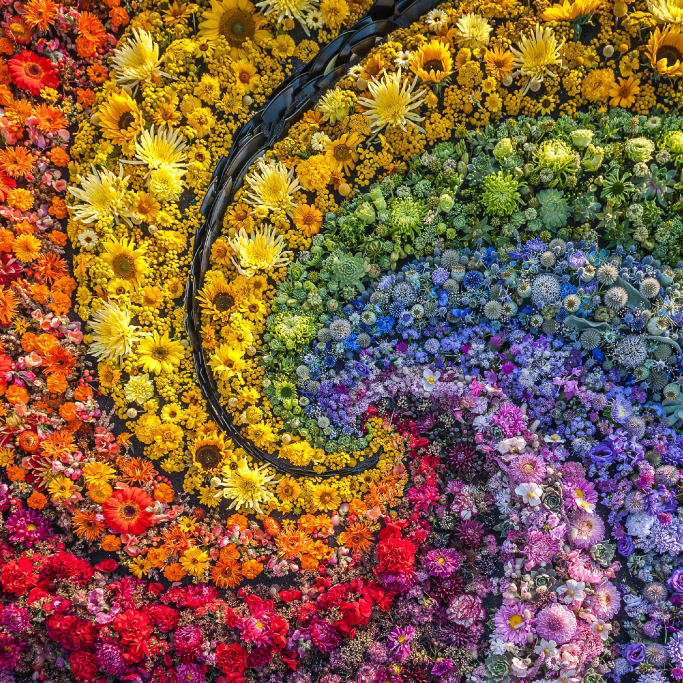
#> input picture python/get_time/testimg/61ee823881de53db68ef1785.jpg, 2048 x 2048 px (shown at 1/3 size)
$ python -i getColorSpace.py   (imports and definitions only)
#> lines starting #> are read from the running program, lines starting #| are printed output that depends on the picture
### python/tone_classification/hue_entropy/Get_Hue_Entropy/rgbhsv.py
# -*- coding: utf-8 -*-
"""
Created on Tue Nov 10 15:17:05 2020

@author: lenovo
"""

# matlab格式下rgb转hsv
def rgb2hsv(r, g, b):
    r, g, b = r / 255.0, g / 255.0, b / 255.0
    mx = max(r, g, b)
    mn = min(r, g, b)
    df = mx - mn
    if mx == mn:
        h = 0
    elif mx == r:
        if g >= b:
            h = ((g-b)/df)*60;
        else:
            h = ((g-b)/df)*60 + 360 ;

    elif mx == g:
        h = (60 * ((b - r) / df) + 120);
    elif mx == b:
        h = (60 * ((r - g) / df) + 240);
    if mx == 0:
        s = 0
    else:
        s = df / mx
    v = mx
    # H = h / 2
    #最后检查这里。必须查看这里为什么和matlab差这么多
    H = h * 0.70835;
    S = s * 255.0
    V = v * 255.0
    return H,S,V


# [25 lines of commented-out code are left out]

### python/tone_classification/hue_entropy/Get_Hue_Entropy/getColorSpace.py
# -*- coding: utf-8 -*-
"""
Created on Mon Nov  9 21:51:42 2020

@author: lenovo
"""
import math
import numpy as np

from scipy import interpolate

from tone_classification.hue_entropy.Get_Hue_Entropy import rgbhsv


def getColorSpaces(rgb):

    hsvs = [];
    r,g,b = rgb[0,0] ,rgb[1,0] , rgb[2,0];
    hsv = rgbhsv.rgb2hsv(r,g,b);
    hsv = np.array(hsv);
    hsvs.append(hsv);
    r,g,b = rgb[0,1] ,rgb[1,1] , rgb[2,1];
    hsv = rgbhsv.rgb2hsv(r,g,b);
    hsv = np.array(hsv);
    hsvs.append(hsv);
    r,g,b = rgb[0,2] ,rgb[1,2] , rgb[2,2];
    hsv = rgbhsv.rgb2hsv(r,g,b);
    hsv = np.array(hsv);
    hsvs.append(hsv);
    r,g,b = rgb[0,3] ,rgb[1,3] , rgb[2,3];
    hsv = rgbhsv.rgb2hsv(r,g,b);
    hsv = np.array(hsv);
    hsvs.append(hsv);
    r,g,b = rgb[0,4] ,rgb[1,4] , rgb[2,4];
    hsv = rgbhsv.rgb2hsv(r,g,b);
    hsv = np.array(hsv);
    hsvs.append(hsv);

    hsvs = np.array(hsvs)

    hsvs = hsvs;

    return hsvs;


>>> import cv2
>>> picture = cv2.imread('../../../get_time/testimg/61ee823881de53db68ef1785.jpg', cv2.IMREAD_GRAYSCALE)
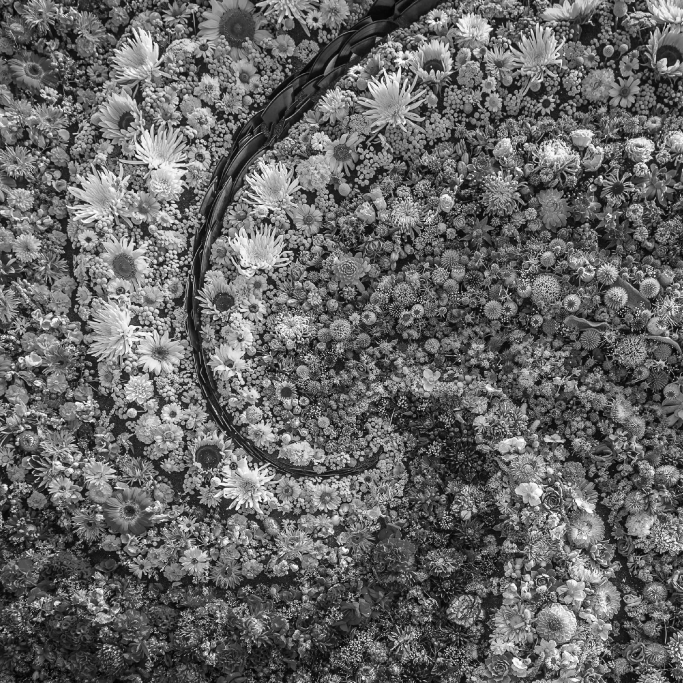
#> picture: shape (2048, 2048) (shown at 1/3 size); min 0, max 255, mean 102.1
>>> result = getColorSpaces(picture)
#> in getColorSpaces, `r,g,b = rgb[0,0] ,rgb[1,0] , rgb[2,0];`: r = 65; g = 54; b = 47
#> in rgb2hsv, `r, g, b = r / 255.0, g / 255.0, b / 255.0`: r = 0.255; g = 0.212; b = 0.184
#> in rgb2hsv, `mx = max(r, g, b)`: mx = 0.255
#> in rgb2hsv, `mn = min(r, g, b)`: mn = 0.184
#> in rgb2hsv, `df = mx - mn`: df = 0.0706
#> in rgb2hsv, `h = ((g-b)/df)*60;`: h = 23.33
#> in rgb2hsv, `s = df / mx`: s = 0.277
#> in rgb2hsv, `v = mx`: v = 0.255
#> in rgb2hsv, `H = h * 0.70835;`: H = 16.53
#> in rgb2hsv, `S = s * 255.0`: S = 70.62
#> in rgb2hsv, `V = v * 255.0`: V = 65
#> in getColorSpaces, `hsv = rgbhsv.rgb2hsv(r,g,b);`: hsv = (16.53, 70.62, 65)
#> in getColorSpaces, `hsv = np.array(hsv);`: hsv = [16.53, 70.62, 65]
#> in getColorSpaces, `r,g,b = rgb[0,1] ,rgb[1,1] , rgb[2,1];`: r = 96; g = 89; b = 86
#> in getColorSpaces, `hsv = rgbhsv.rgb2hsv(r,g,b);`: hsv = (12.75, 26.56, 96)
#> in getColorSpaces, `hsv = np.array(hsv);`: hsv = [12.75, 26.56, 96]
#> in getColorSpaces, `r,g,b = rgb[0,2] ,rgb[1,2] , rgb[2,2];`: r = 106; g = 100; b = 96
#> in getColorSpaces, `hsv = rgbhsv.rgb2hsv(r,g,b);`: hsv = (17, 24.06, 106)
#> in getColorSpaces, `hsv = np.array(hsv);`: hsv = [17, 24.06, 106]
#> in getColorSpaces, `r,g,b = rgb[0,3] ,rgb[1,3] , rgb[2,3];`: r = 121; g = 114; b = 104
#> in getColorSpaces, `hsv = rgbhsv.rgb2hsv(r,g,b);`: hsv = (25, 35.83, 121)
#> in getColorSpaces, `hsv = np.array(hsv);`: hsv = [25, 35.83, 121]
#> in getColorSpaces, `r,g,b = rgb[0,4] ,rgb[1,4] , rgb[2,4];`: r = 129; g = 126; b = 118
#> in getColorSpaces, `hsv = rgbhsv.rgb2hsv(r,g,b);`: hsv = (30.91, 21.74, 129)
#> in getColorSpaces, `hsv = np.array(hsv);`: hsv = [30.91, 21.74, 129]
#> in getColorSpaces, `hsvs = np.array(hsvs)`: hsvs = [[16.53, 70.62, 65], [12.75, 26.56, 96], [17, 24.06, 106], [25, 35.83, 121], [30.91, 21.74, 129]]
#> result has the same summary as hsvs in getColorSpaces

$ run again, on python/get_time/testimg/62c413c99876e4a1a6008352.jpg
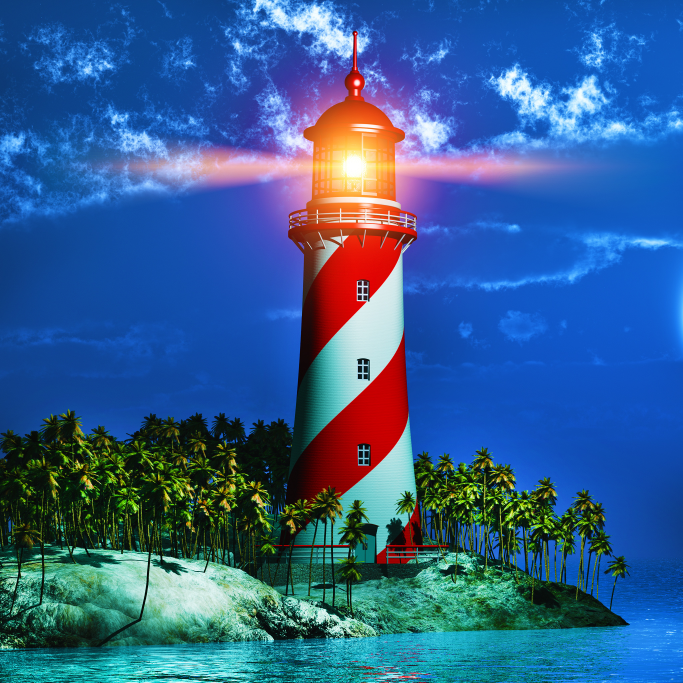
#> input picture python/get_time/testimg/62c413c99876e4a1a6008352.jpg, 2048 x 2048 px (shown at 1/3 size)
#> `picture = cv2.imread('../../../get_time/testimg/61ee823881de53db68ef17..`:
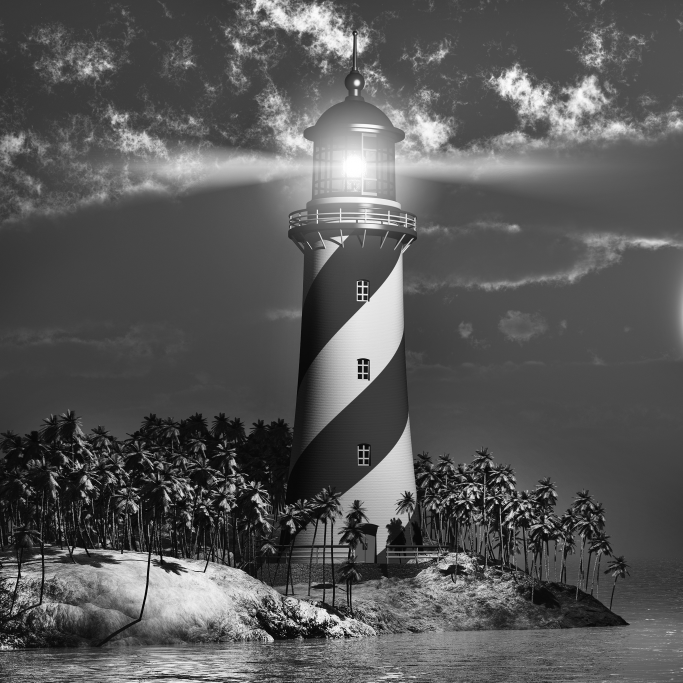
#> picture: shape (2048, 2048) (shown at 1/3 size); min 0, max 255, mean 88
#> in getColorSpaces, `r,g,b = rgb[0,0] ,rgb[1,0] , rgb[2,0];`: r = 55; g = 53; b = 55
#> in rgb2hsv, `r, g, b = r / 255.0, g / 255.0, b / 255.0`: r = 0.216; g = 0.208; b = 0.216
#> mn = 0.208
#> df = 0.00784
#> in rgb2hsv, `h = ((g-b)/df)*60 + 360 ;`: h = 300
#> s = 0.0364
#> v = 0.216
#> H = 212.5
#> S = 9.27
#> V = 55
#> in getColorSpaces, `hsv = rgbhsv.rgb2hsv(r,g,b);`: hsv = (212.5, 9.27, 55)
#> in getColorSpaces, `hsv = np.array(hsv);`: hsv = [212.5, 9.27, 55]
#> in getColorSpaces, `r,g,b = rgb[0,1] ,rgb[1,1] , rgb[2,1];`: r = 53; g = 52; b = 54
#> in getColorSpaces, `hsv = rgbhsv.rgb2hsv(r,g,b);`: hsv = (191.3, 9.44, 54)
#> in getColorSpaces, `hsv = np.array(hsv);`: hsv = [191.3, 9.44, 54]
#> in getColorSpaces, `r,g,b = rgb[0,2] ,rgb[1,2] , rgb[2,2];`: g = 53; b = 55
#> in getColorSpaces, `hsv = rgbhsv.rgb2hsv(r,g,b);`: hsv = (170, 9.27, 55)
#> in getColorSpaces, `hsv = np.array(hsv);`: hsv = [170, 9.27, 55]
#> in getColorSpaces, `r,g,b = rgb[0,3] ,rgb[1,3] , rgb[2,3];`: r = 54
#> in getColorSpaces, `hsv = rgbhsv.rgb2hsv(r,g,b);`: hsv = (191.3, 9.27, 55)
#> in getColorSpaces, `hsv = np.array(hsv);`: hsv = [191.3, 9.27, 55]
#> in getColorSpaces, `r,g,b = rgb[0,4] ,rgb[1,4] , rgb[2,4];`: b = 54
#> in getColorSpaces, `hsv = rgbhsv.rgb2hsv(r,g,b);`: hsv = (212.5, 4.72, 54)
#> in getColorSpaces, `hsv = np.array(hsv);`: hsv = [212.5, 4.72, 54]
#> hsvs = [[212.5, 9.27, 55], [191.3, 9.44, 54], [170, 9.27, 55], [191.3, 9.27, 55], [212.5, 4.72, 54]]
#> result has the same summary as hsvs in getColorSpaces

$ run again, on python/get_time/testimg/62c6c6999876e4a1a60094ee.jpg
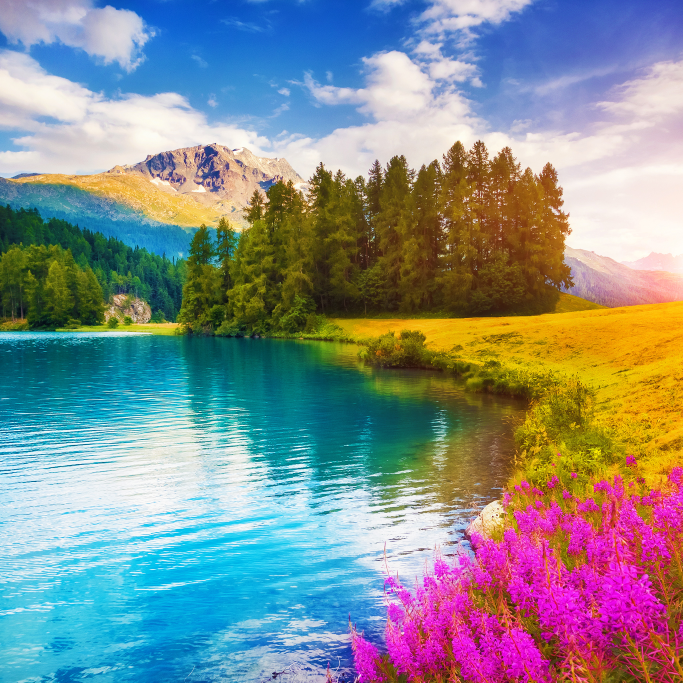
#> input picture python/get_time/testimg/62c6c6999876e4a1a60094ee.jpg, 2048 x 2048 px (shown at 1/3 size)
#> `picture = cv2.imread('../../../get_time/testimg/61ee823881de53db68ef17..`:
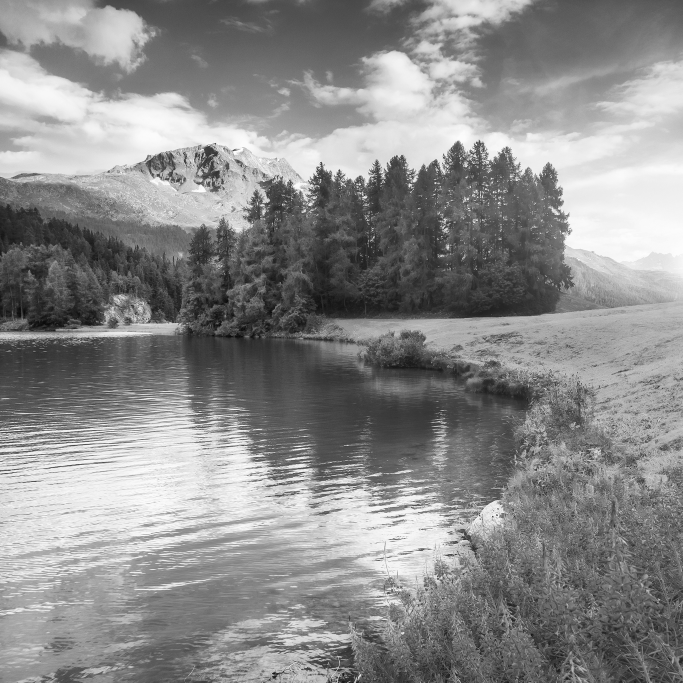
#> picture: shape (2048, 2048) (shown at 1/3 size); min 4, max 255, mean 139.1
#> in getColorSpaces, `r,g,b = rgb[0,0] ,rgb[1,0] , rgb[2,0];`: r = 139; g = 144; b = 147
#> in rgb2hsv, `r, g, b = r / 255.0, g / 255.0, b / 255.0`: r = 0.545; g = 0.565; b = 0.576
#> mn = 0.545
#> df = 0.0314
#> in rgb2hsv, `h = (60 * ((r - g) / df) + 240);`: h = 202.5
#> s = 0.0544
#> v = 0.576
#> H = 143.4
#> S = 13.88
#> V = 147
#> in getColorSpaces, `hsv = rgbhsv.rgb2hsv(r,g,b);`: hsv = (143.4, 13.88, 147)
#> in getColorSpaces, `hsv = np.array(hsv);`: hsv = [143.4, 13.88, 147]
#> in getColorSpaces, `r,g,b = rgb[0,1] ,rgb[1,1] , rgb[2,1];`: r = 146; g = 143; b = 144
#> in getColorSpaces, `hsv = rgbhsv.rgb2hsv(r,g,b);`: hsv = (240.8, 5.24, 146)
#> in getColorSpaces, `hsv = np.array(hsv);`: hsv = [240.8, 5.24, 146]
#> in getColorSpaces, `r,g,b = rgb[0,2] ,rgb[1,2] , rgb[2,2];`: g = 140; b = 142
#> in getColorSpaces, `hsv = rgbhsv.rgb2hsv(r,g,b);`: hsv = (240.8, 10.48, 146)
#> in getColorSpaces, `hsv = np.array(hsv);`: hsv = [240.8, 10.48, 146]
#> in getColorSpaces, `r,g,b = rgb[0,3] ,rgb[1,3] , rgb[2,3];`: r = 145; g = 141; b = 145
#> in getColorSpaces, `hsv = rgbhsv.rgb2hsv(r,g,b);`: hsv = (212.5, 7.03, 145)
#> in getColorSpaces, `hsv = np.array(hsv);`: hsv = [212.5, 7.03, 145]
#> in getColorSpaces, `r,g,b = rgb[0,4] ,rgb[1,4] , rgb[2,4];`: r = 141; g = 140; b = 141
#> in getColorSpaces, `hsv = rgbhsv.rgb2hsv(r,g,b);`: hsv = (212.5, 1.81, 141)
#> in getColorSpaces, `hsv = np.array(hsv);`: hsv = [212.5, 1.81, 141]
#> hsvs = [[143.4, 13.88, 147], [240.8, 5.24, 146], [240.8, 10.48, 146], [212.5, 7.03, 145], [212.5, 1.81, 141]]
#> result has the same summary as hsvs in getColorSpaces

$ run again, on python/get_time/testimg/62cc0ca39876e4a1a600a54e.jpg
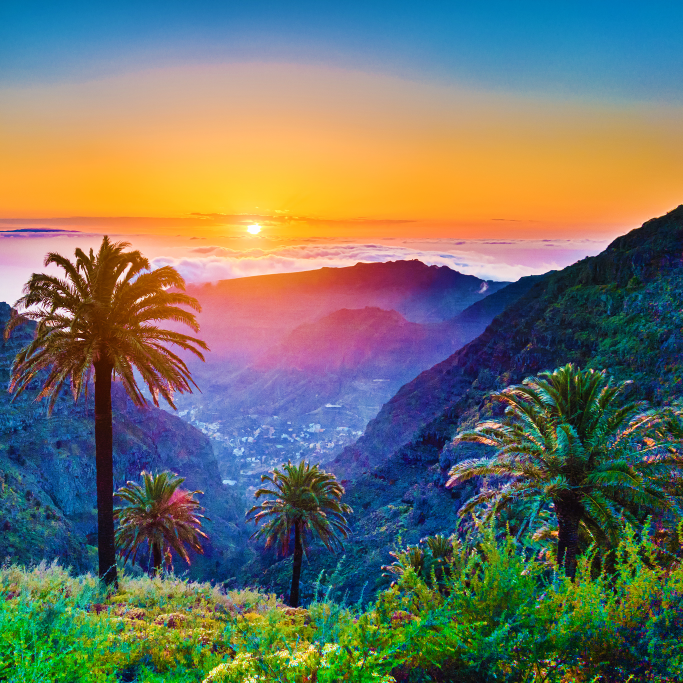
#> input picture python/get_time/testimg/62cc0ca39876e4a1a600a54e.jpg, 2048 x 2048 px (shown at 1/3 size)
#> `picture = cv2.imread('../../../get_time/testimg/61ee823881de53db68ef17..`:
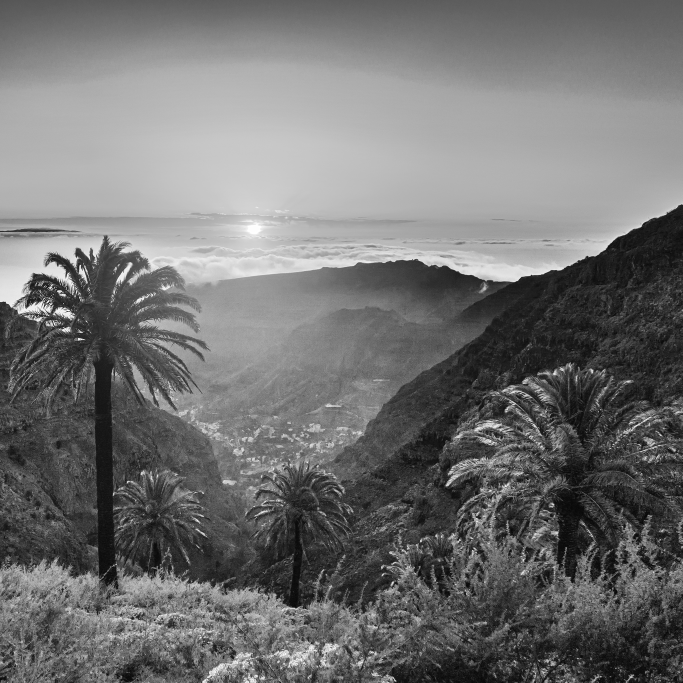
#> picture: shape (2048, 2048) (shown at 1/3 size); min 0, max 255, mean 113.5
#> in getColorSpaces, `r,g,b = rgb[0,0] ,rgb[1,0] , rgb[2,0];`: r = 84; g = 83; b = 85
#> in rgb2hsv, `r, g, b = r / 255.0, g / 255.0, b / 255.0`: r = 0.329; g = 0.325; b = 0.333
#> mn = 0.325
#> df = 0.00784
#> in rgb2hsv, `h = (60 * ((r - g) / df) + 240);`: h = 270
#> s = 0.0235
#> v = 0.333
#> H = 191.3
#> S = 6
#> V = 85
#> in getColorSpaces, `hsv = rgbhsv.rgb2hsv(r,g,b);`: hsv = (191.3, 6, 85)
#> in getColorSpaces, `hsv = np.array(hsv);`: hsv = [191.3, 6, 85]
#> in getColorSpaces, `r,g,b = rgb[0,1] ,rgb[1,1] , rgb[2,1];`: r = 85; b = 86
#> in getColorSpaces, `hsv = rgbhsv.rgb2hsv(r,g,b);`: hsv = (170, 2.97, 86)
#> in getColorSpaces, `hsv = np.array(hsv);`: hsv = [170, 2.97, 86]
#> in getColorSpaces, `r,g,b = rgb[0,2] ,rgb[1,2] , rgb[2,2];`: g = 84; b = 85
#> in getColorSpaces, `hsv = rgbhsv.rgb2hsv(r,g,b);`: hsv = (212.5, 3, 85)
#> in getColorSpaces, `hsv = np.array(hsv);`: hsv = [212.5, 3, 85]
#> in getColorSpaces, `hsv = rgbhsv.rgb2hsv(r,g,b);`: hsv = (212.5, 3, 85)
#> in getColorSpaces, `hsv = np.array(hsv);`: hsv = [212.5, 3, 85]
#> in getColorSpaces, `r,g,b = rgb[0,4] ,rgb[1,4] , rgb[2,4];`: r = 87; g = 86
#> in getColorSpaces, `hsv = rgbhsv.rgb2hsv(r,g,b);`: hsv = (0, 2.93, 87)
#> in getColorSpaces, `hsv = np.array(hsv);`: hsv = [0, 2.93, 87]
#> hsvs = [[191.3, 6, 85], [170, 2.97, 86], [212.5, 3, 85], [212.5, 3, 85], [0, 2.93, 87]]
#> result has the same summary as hsvs in getColorSpaces
